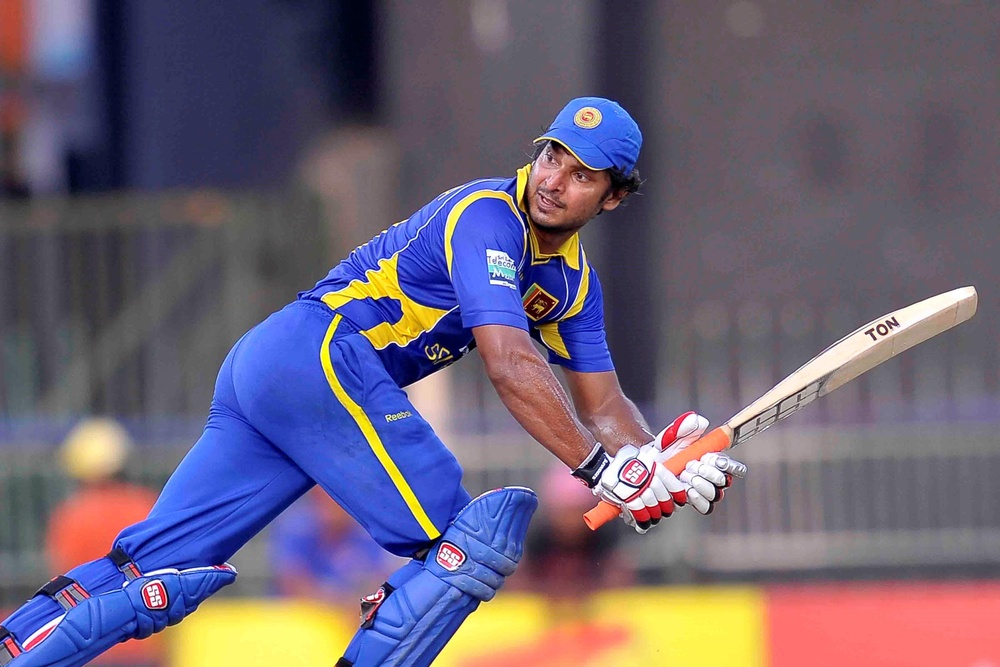
#> input picture 0030_01.jpg, 1000 x 667 px, shrunk from 3600 x 2400 before the run
$ python q1.py
#> lines starting #> are read from the running program, lines starting #| are printed output that depends on the picture
import cv2
import numpy as np
import matplotlib.pyplot as plt

image = cv2.imread("0030_01.jpg", cv2.IMREAD_GRAYSCALE)
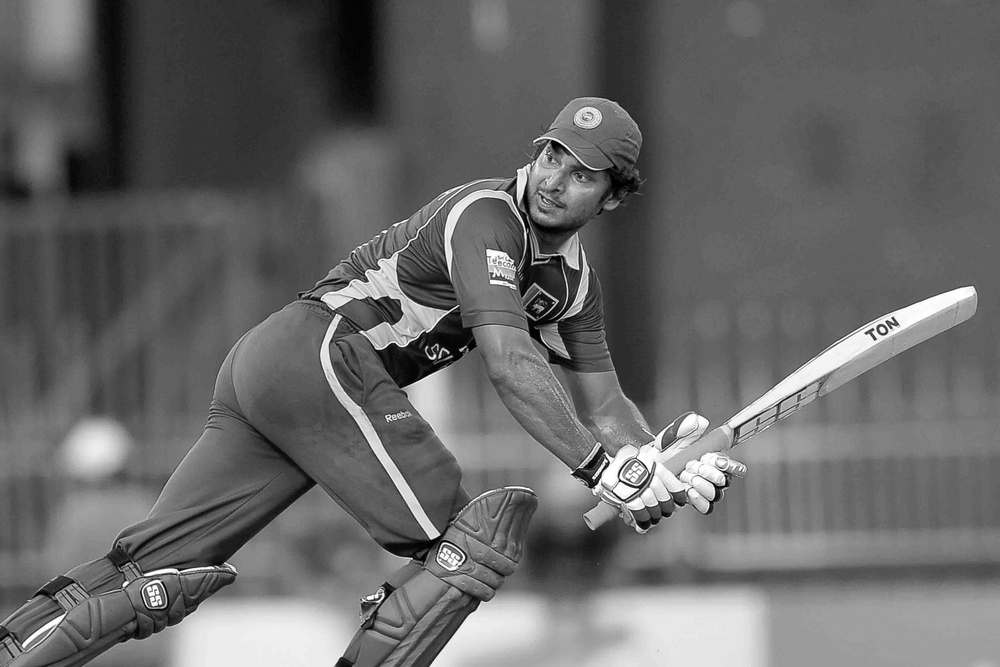
#> image: shape (667, 1000); min 0, max 255, mean 104

Quantization_Level_list = [256, 128, 64, 32, 16, 8, 4, 2]

plt.figure(figsize=(16, 10))

for idx, level in enumerate(Quantization_Level_list):
    step = 256 // level
    quantized = (image // step) * step

    plt.subplot(2, 4, idx + 1)
    plt.imshow(quantized, cmap='gray')
    plt.title(f'{level} Levels',fontsize=14)
    plt.axis('off')

plt.show()
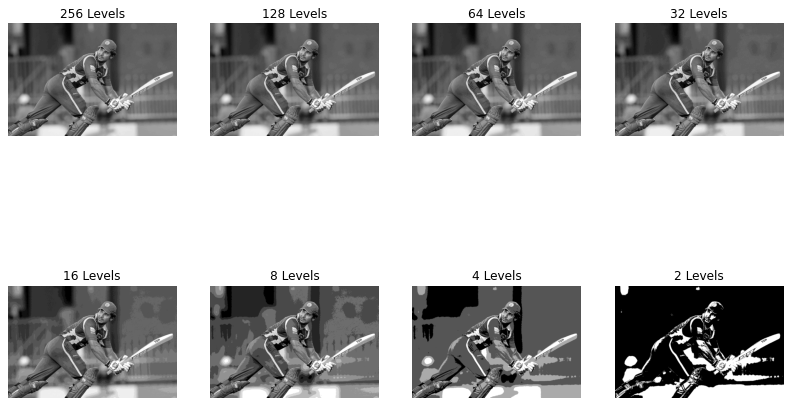
#> figure drawn by matplotlib, 8 panels
